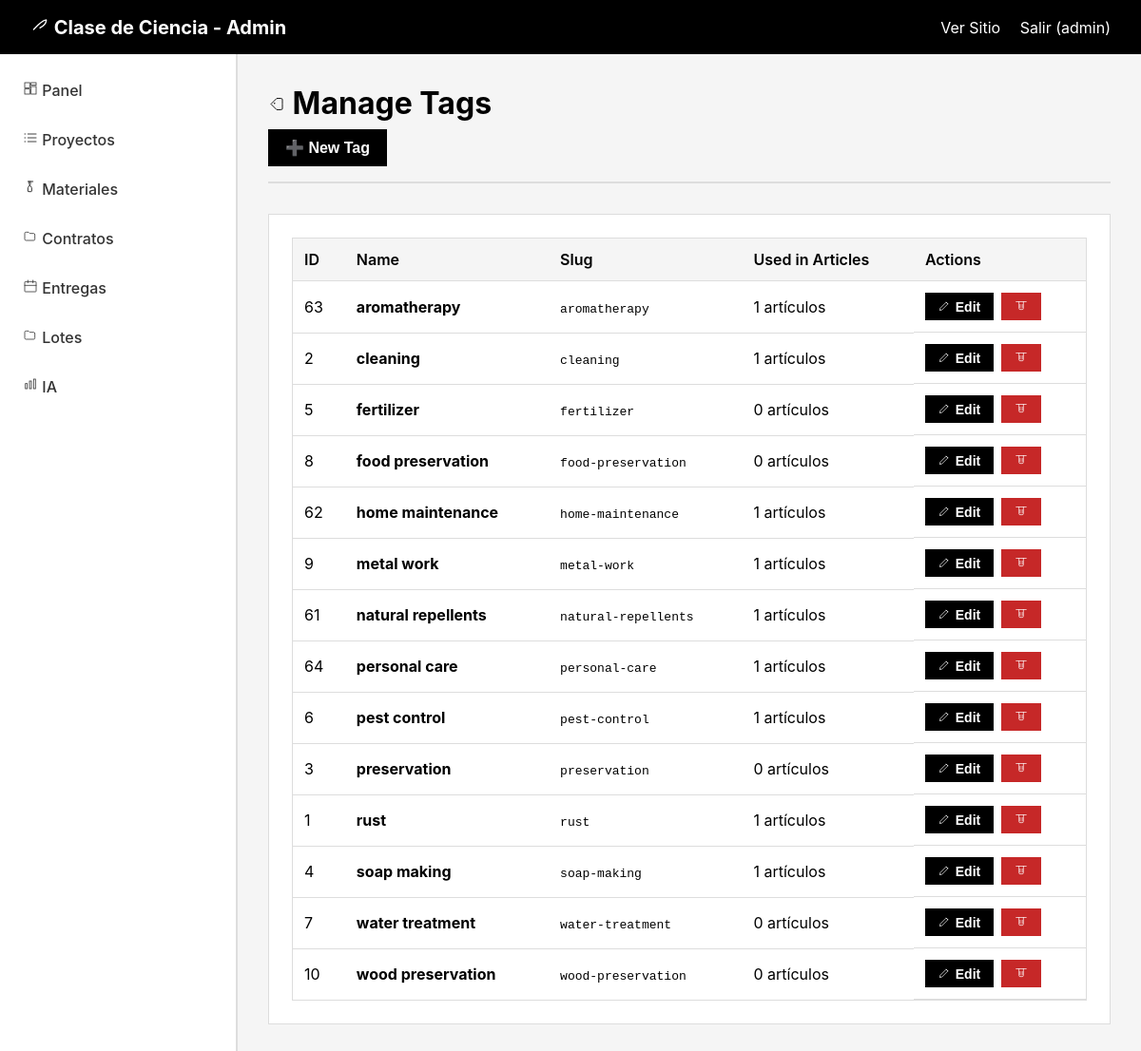
The page /admin/tags.php (signed in) on the database its author committed.
### tables this page shows
CREATE TABLE `tags` (
  `id` int(10) UNSIGNED NOT NULL,
  `name` varchar(100) NOT NULL,
  `slug` varchar(100) NOT NULL,
  `created_at` timestamp NOT NULL DEFAULT current_timestamp()
);

### includes/functions.php (called while the page is built, shortened)
<?php
function h($string) {
    return htmlspecialchars($string, ENT_QUOTES, 'UTF-8');
}

### admin/tags.php (the view, shortened to what this page needs)
<?php
require_once 'auth.php';
$tags = $pdo->query("
    SELECT t.*, COUNT(at.article_id) as article_count
    FROM tags t
    LEFT JOIN article_tags at ON t.id = at.tag_id
    GROUP BY t.id
    ORDER BY t.name
")->fetchAll();
include 'header.php';
?>
<div class="page-header">
    <h2><svg class="admin-icon" width="18" height="18" aria-hidden="true"><use xlink:href="#icon-tag"/></svg> Manage Tags</h2>
    <button class="btn" onclick="showCreateForm()">➕ New Tag</button>
</div>
<div class="card">
    <table class="data-table">
        <thead>
            <tr>
                <th>ID</th>
                <th>Name</th>
                <th>Slug</th>
                <th>Used in Articles</th>
                <th>Actions</th>
            </tr>
        </thead>
        <tbody>
            <?php foreach ($tags as $tag): ?>
            <tr>
                <td><?= $tag['id'] ?></td>
                <td><strong><?= h($tag['name']) ?></strong></td>
                <td><code><?= h($tag['slug']) ?></code></td>
                <td><?= $tag['article_count'] ?> artículos</td>
                <td class="actions">
                    <button class="btn action-btn" onclick="editTag(<?= $tag['id'] ?>, '<?= addslashes(h($tag['name'])) ?>', '<?= addslashes(h($tag['slug'])) ?>')"><svg class="admin-icon" width="14" height="14" aria-hidden="true"><use xlink:href="#icon-edit"/></svg> Edit</button>
                    <form method="POST" style="display: inline;" onsubmit="return confirm('¿Eliminar este tag? Se removerá de <?= $tag['article_count'] ?> artículos.')">
                        <button type="submit" class="btn action-btn btn-danger"><svg class="admin-icon" width="14" height="14" aria-hidden="true"><use xlink:href="#icon-trash"/></svg></button>
                    </form>
                </td>
            </tr>
            <?php endforeach; ?>
        </tbody>
    </table>
</div>
<?php include 'footer.php'; ?>

### admin/header.php (shortened to what this page needs)
<!DOCTYPE html>
<html lang="en">
<head>
</head>
<body>
    <header class="admin-header">
        <h1 class="site-title"><svg class="logo-icon" width="20" height="20" aria-hidden="true"><use xlink:href="#icon-leaf"/></svg> Clase de Ciencia - Admin
        </h1>
        <div>
            <a href="/">Ver Sitio</a>
            <a href="/admin/logout.php">Salir (<?= isset($_SESSION['admin_username']) ? htmlspecialchars($_SESSION['admin_username'], ENT_QUOTES, 'UTF-8') : 'anon' ?>)</a>
        </div>
    </header>
    <div class="admin-container">
        <aside class="admin-sidebar">
            <nav>
                <ul>
                    <li><a href="/admin/dashboard.php" class="<?= basename($_SERVER['PHP_SELF']) === 'dashboard.php' ? 'active' : '' ?>"><svg class="admin-icon" width="16" height="16" aria-hidden="true"><use xlink:href="#icon-dashboard"/></svg> Panel</a></li>
                    <li><a href="/admin/proyectos/index.php" class="<?= strpos($_SERVER['PHP_SELF'], '/proyectos/') !== false ? 'active' : '' ?>"><svg class="admin-icon" width="16" height="16" aria-hidden="true"><use xlink:href="#icon-list"/></svg> Proyectos</a></li>
                    <li><a href="/admin/materiales/index.php" class="<?= strpos($_SERVER['PHP_SELF'], '/materiales/') !== false ? 'active' : '' ?>"><svg class="admin-icon" width="16" height="16" aria-hidden="true"><use xlink:href="#icon-flask"/></svg> Materiales</a></li>
                    <li><a href="/admin/contratos/index.php" class="<?= strpos($_SERVER['PHP_SELF'], '/contratos/') !== false ? 'active' : '' ?>"><svg class="admin-icon" width="16" height="16" aria-hidden="true"><use xlink:href="#icon-folder"/></svg> Contratos</a></li>
                    <li><a href="/admin/entregas/index.php" class="<?= strpos($_SERVER['PHP_SELF'], '/entregas/') !== false ? 'active' : '' ?>"><svg class="admin-icon" width="16" height="16" aria-hidden="true"><use xlink:href="#icon-calendar"/></svg> Entregas</a></li>
                    <li><a href="/admin/lotes/index.php" class="<?= strpos($_SERVER['PHP_SELF'], '/lotes/') !== false ? 'active' : '' ?>"><svg class="admin-icon" width="16" height="16" aria-hidden="true"><use xlink:href="#icon-folder"/></svg> Lotes</a></li>
                    <li><a href="/admin/ia/index.php" class="<?= strpos($_SERVER['PHP_SELF'], '/ia/') !== false ? 'active' : '' ?>"><svg class="admin-icon" width="16" height="16" aria-hidden="true"><use xlink:href="#icon-chart"/></svg> IA</a></li>
                </ul>
            </nav>
        </aside>
        <main class="admin-main">

### admin/footer.php
        </main>
    </div>
</body>
</html>

### admin/header.php (style rules this page uses)
* { margin: 0; padding: 0; box-sizing: border-box; }
body { font-family: -apple-system, BlinkMacSystemFont, 'Segoe UI', Arial, sans-serif; background-color: #f5f5f5; }
.admin-header { background: #000; color: white; padding: 1rem 2rem; display: flex; justify-content: space-between; align-items: center; }
.admin-header h1 { font-size: 1.25rem; }
.admin-header a { color: white; text-decoration: none; margin-left: 1rem; }
.admin-container { display: flex; min-height: calc(100vh - 60px); }
.admin-sidebar { width: 250px; background: white; border-right: 2px solid #ddd; padding: 1rem 0; }
.admin-sidebar nav ul { list-style: none; }
.admin-sidebar nav li { margin-bottom: 0.5rem; }
.admin-sidebar nav a { display: block; padding: 0.75rem 1.5rem; color: #333; text-decoration: none; font-weight: 500; }
.admin-main { flex: 1; padding: 2rem; max-width: 1200px; }
.page-header { margin-bottom: 2rem; padding-bottom: 1rem; border-bottom: 2px solid #ddd; }
.page-header h2 { font-size: 2rem; margin-bottom: 0.5rem; }
.btn { display: inline-block; padding: 0.5rem 1rem; background: #000; color: white; text-decoration: none; border: 2px solid #000; font-weight: 600; cursor: pointer; font-size: 1rem; }
.btn-danger { background: #c62828; border-color: #c62828; }
.data-table { width: 100%; background: white; border: 1px solid #ddd; border-collapse: collapse; }
.data-table th, .data-table td { padding: 0.75rem; text-align: left; border-bottom: 1px solid #ddd; }
.data-table th { background: #f5f5f5; font-weight: 600; }
.card { background: white; border: 1px solid #ddd; padding: 1.5rem; margin-bottom: 1rem; }
.actions { display: flex; gap: 0.5rem; }
.action-btn { padding: 0.25rem 0.75rem; font-size: 0.875rem; text-decoration: none; display: inline-block; }

### rows shown on the page
tags: id "63", name "aromatherapy", slug "aromatherapy", article_count "1"
tags: id "2", name "cleaning", slug "cleaning", article_count "1"
tags: id "5", name "fertilizer", slug "fertilizer", article_count "0"
tags: id "8", name "food preservation", slug "food-preservation", article_count "0"
tags: id "62", name "home maintenance", slug "home-maintenance", article_count "1"
tags: id "9", name "metal work", slug "metal-work", article_count "1"
tags: id "61", name "natural repellents", slug "natural-repellents", article_count "1"
tags: id "64", name "personal care", slug "personal-care", article_count "1"
tags: id "6", name "pest control", slug "pest-control", article_count "1"
tags: id "3", name "preservation", slug "preservation", article_count "0"
tags: id "1", name "rust", slug "rust", article_count "1"
tags: id "4", name "soap making", slug "soap-making", article_count "1"
tags: id "7", name "water treatment", slug "water-treatment", article_count "0"
tags: id "10", name "wood preservation", slug "wood-preservation", article_count "0"

### other values the page prints
$_SESSION['admin_username'] "admin"
